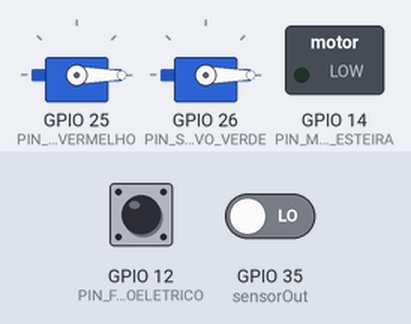
This sketch was run on a simulated ESP32. Parts: 2 × servo, switched loads named in the sketch (green lamp = pin HIGH). The inputs (shaded band) are chosen by the test bench; at power-on: GPIO 12 (PIN_FOTOELETRICO) HIGH, GPIO 35 (sensorOut) LOW. WiFi joins after 1.5 s; servers stay silent unless stated; pins used as bus, display or sensor lines are not drawn; what the sketch prints to the serial monitor is not drawn.

Above: at 2.7 s.
2.8 s: GPIO 12 (PIN_FOTOELETRICO) pulled LOW for 0.15 s
At 4.2 s:
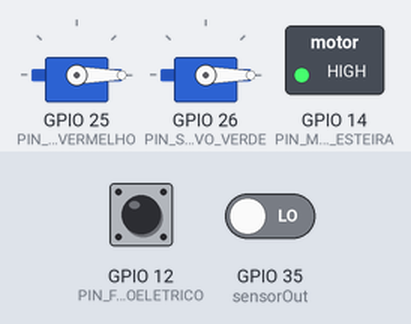
Timing chart, 0 to 16.6 s (numbered marks = the images above; inputs shaded):
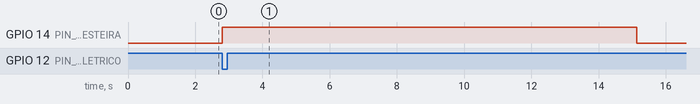

Measured:
- after the input at 2.8 s, GPIO 14 (PIN_MOTOR_ESTEIRA): LOW → HIGH at once, → LOW 12.3 s later

The sketch:

esteira.ino
```cpp
/*
 * =================================================================================
 * PROJETO: Automação de Esteira Seletora Industrial com ESP32
 * =================================================================================
 * Descrição:
 *  - Sensor fotoelétrico detecta a chegada da peça e liga o motor da esteira.
 *  - Temporizador de 10 segundos: se nenhuma peça passar pelo sensor fotoelétrico
 *    durante 10s, a esteira desliga automaticamente para economizar energia.
 *  - Sensor de Cor (TCS3200 / TCS34725 / Leitura de Cor) lê a cor da peça.
 *  - Braço Seletor (Servo Motores):
 *      - Peça VERMELHA: Aciona Servo 1 (gaveta/calha vermelha) e envia para o backend.
 *      - Peça VERDE:    Aciona Servo 2 (gaveta/calha verde) e envia para o backend.
 *      - Peça AZUL:     Passa direto sem acionar servos e envia para o backend.
 *  - Envio HTTP POST para a API Node.js/MySQL em tempo real.
 * =================================================================================
 */

#include <WiFi.h>
#include <HTTPClient.h>
#include <ESP32Servo.h>

// =================================================================================
// 1. CONFIGURAÇÕES DE REDE E SERVIDORES
// =================================================================================
const char* ssid     = "SEU_NOME_WIFI";
const char* password = "SUA_SENHA_WIFI";

// Importante: Substitua pelo IP da sua máquina na rede local (ex: 192.168.15.32)
// Não use "localhost" ou "127.0.0.1", use o IP IPv4 do seu PC (descubra com 'ipconfig' no terminal)
const char* serverUrl = "http://192.168.15.32:3000/peca/esp32";

// =================================================================================
// 2. DEFINIÇÃO DE PINOS DO ESP32
// =================================================================================
#define PIN_FOTOELETRICO  12 // Sensor fotoelétrico de entrada
#define PIN_MOTOR_ESTEIRA 14 // Relé ou Driver (L298N/MOSFET) que liga a esteira

// Servos da Seletora
#define PIN_SERVO_VERMELHO 25 // Servo 1: Peça Vermelha
#define PIN_SERVO_VERDE    26 // Servo 2: Peça Verde

// Pinos do Sensor de Cor TCS3200 (Caso utilize este modelo)
#define S0 32
#define S1 33
#define S2 27
#define S3 13
#define sensorOut 35

// Objetos Servo
Servo servoVermelho;
Servo servoVerde;

// Angles dos Servos (Graus)
const int SERVO_POS_REPOUSO = 0;   // Posição recolhida
const int SERVO_POS_EMPURRAR = 90; // Posição empurrando a peça

// =================================================================================
// 3. VARIÁVEIS DE CONTROLE DE TEMPO E ESTADO
// =================================================================================
unsigned long tempoUltimaPeca = 0;
const unsigned long TIMEOUT_ESTEIRA = 10000; // 10.000 ms = 10 segundos
bool esteiraLigada = false;

// Evitar leituras duplicadas seguidas da mesma peça
bool pecaNoSensorFoto = false;

// =================================================================================
// PROTÓTIPOS DAS FUNÇÕES
// =================================================================================
void conectarWiFi();
void verificarFotoeletrico();
void verificarTimeoutEsteira();
String identificarCorPeça();
void acionarSeletoraEEnviar(String cor);
void enviarParaBackend(String cor);

// =================================================================================
// SETUP (Configurações Iniciais)
// =================================================================================
void setup() {
  Serial.begin(115200);
  Serial.println("\n--- Iniciando Sistema da Esteira Seletora Industrial ---");

  // Configuração dos Pinos
  pinMode(PIN_FOTOELETRICO, INPUT_PULLUP); // Use INPUT ou INPUT_PULLUP conforme seu sensor
  pinMode(PIN_MOTOR_ESTEIRA, OUTPUT);
  digitalWrite(PIN_MOTOR_ESTEIRA, LOW); // Esteira começa desligada

  // Pinos do Sensor TCS3200
  pinMode(S0, OUTPUT);
  pinMode(S1, OUTPUT);
  pinMode(S2, OUTPUT);
  pinMode(S3, OUTPUT);
  pinMode(sensorOut, INPUT);

  // Frequência do Sensor TCS3200 em 20%
  digitalWrite(S0, HIGH);
  digitalWrite(S1, LOW);

  // Inicialização dos Servos
  ESP32PWM::allocateTimer(0);
  ESP32PWM::allocateTimer(1);
  servoVermelho.setPeriodHertz(50);
  servoVerde.setPeriodHertz(50);

  servoVermelho.attach(PIN_SERVO_VERMELHO, 500, 2400);
  servoVerde.attach(PIN_SERVO_VERDE, 500, 2400);

  // Posição Inicial dos Servos
  servoVermelho.write(SERVO_POS_REPOUSO);
  servoVerde.write(SERVO_POS_REPOUSO);

  // Conexão Wi-Fi
  conectarWiFi();
}

// =================================================================================
// LOOP PRINCIPAL
// =================================================================================
void loop() {
  // 1. Monitora o sensor fotoelétrico para ligar/manter a esteira ativa
  verificarFotoeletrico();

  // 2. Desliga a esteira se passarem 10 segundos sem nenhuma nova peça
  verificarTimeoutEsteira();

  // 3. Se a esteira estiver ligada, faz a leitura do sensor de cor
  if (esteiraLigada) {
    String cor = identificarCorPeça();
    if (cor != "NENHUMA") {
      acionarSeletoraEEnviar(cor);
    }
  }

  delay(50); // Pequena pausa para estabilidade do loop
}

// =================================================================================
// IMPLEMENTAÇÃO DAS FUNÇÕES
// =================================================================================

// Conecta o ESP32 ao Wi-Fi local
void conectarWiFi() {
  Serial.print("Conectando ao Wi-Fi ");
  Serial.print(ssid);
  WiFi.begin(ssid, password);

  int tentativas = 0;
  while (WiFi.status() != WL_CONNECTED && tentativas < 30) {
    delay(500);
    Serial.print(".");
    tentativas++;
  }

  if (WiFi.status() == WL_CONNECTED) {
    Serial.println("\n[Wi-Fi] Conectado com Sucesso!");
    Serial.print("[Wi-Fi] Endereço IP do ESP32: ");
    Serial.println(WiFi.localIP());
  } else {
    Serial.println("\n[Wi-Fi] Falha ao conectar no Wi-Fi. Verifique SSID e Senha.");
  }
}

// Verifica o sensor fotoelétrico de entrada
void verificarFotoeletrico() {
  // Ajuste digitalRead(PIN_FOTOELETRICO) == LOW ou HIGH dependendo se o seu sensor é NPN/PNP
  bool leitura = (digitalRead(PIN_FOTOELETRICO) == LOW);

  if (leitura && !pecaNoSensorFoto) {
    pecaNoSensorFoto = true;
    tempoUltimaPeca = millis(); // Reseta a contagem dos 10 segundos

    if (!esteiraLigada) {
      esteiraLigada = true;
      digitalWrite(PIN_MOTOR_ESTEIRA, HIGH); // Liga o motor da esteira
      Serial.println("\n[ESTEIRA] Peça detectada no fotoelétrico! Esteira LIGADA.");
    } else {
      Serial.println("[ESTEIRA] Nova peça detectada! Temporizador de 10s REINICIADO.");
    }
  } else if (!leitura && pecaNoSensorFoto) {
    pecaNoSensorFoto = false;
  }
}

// Verifica se já se passaram 10 segundos sem peça no sensor fotoelétrico
void verificarTimeoutEsteira() {
  if (esteiraLigada && (millis() - tempoUltimaPeca >= TIMEOUT_ESTEIRA)) {
    esteiraLigada = false;
    digitalWrite(PIN_MOTOR_ESTEIRA, LOW); // Desliga o motor da esteira
    Serial.println("\n[ESTEIRA] Nenhuma peça passou nos últimos 10 segundos. Esteira DESLIGADA.");
  }
}

// Realiza a leitura dos valores RGB do TCS3200 e identifica a cor
String identificarCorPeça() {
  // Leitura Canal Vermelho (Red)
  digitalWrite(S2, LOW);
  digitalWrite(S3, LOW);
  int red = pulseIn(sensorOut, LOW);
  delay(10);

  // Leitura Canal Verde (Green)
  digitalWrite(S2, HIGH);
  digitalWrite(S3, HIGH);
  int green = pulseIn(sensorOut, LOW);
  delay(10);

  // Leitura Canal Azul (Blue)
  digitalWrite(S2, LOW);
  digitalWrite(S3, HIGH);
  int blue = pulseIn(sensorOut, LOW);
  delay(10);

  /*
   * NOTA DE CALIBRAÇÃO:
   * Os valores abaixo são exemplos de frequências lidas pelo sensor TCS3200.
   * Você deve calibrar esses valores no seu ambiente físico abrindo o Serial Monitor!
   */
  if (red > 0 && red < 80 && green > 100 && blue > 80) {
    return "Vermelho";
  } else if (green > 0 && green < 90 && red > 90 && blue > 90) {
    return "Verde";
  } else if (blue > 0 && blue < 80 && red > 80 && green > 80) {
    return "Azul";
  }

  return "NENHUMA"; // Nenhuma cor válida identificada neste momento
}

// Aciona o braço seletor apropriado e envia o evento ao backend
void acionarSeletoraEEnviar(String cor) {
  Serial.print("[SELETORA] Processando peça de cor: ");
  Serial.println(cor);

  if (cor == "Vermelho") {
    // Aciona Servo 1 (Vermelho)
    servoVermelho.write(SERVO_POS_EMPURRAR);
    delay(800); // Tempo para empurrar a peça
    servoVermelho.write(SERVO_POS_REPOUSO);
  } else if (cor == "Verde") {
    // Aciona Servo 2 (Verde)
    servoVerde.write(SERVO_POS_EMPURRAR);
    delay(800); // Tempo para empurrar a peça
    servoVerde.write(SERVO_POS_REPOUSO);
  } else if (cor == "Azul") {
    // Peça Azul passa direto! Nenhum servo é acionado.
    Serial.println("[SELETORA] Peça azul identificada. Passando direto!");
    delay(500);
  }

  // Envia a contagem/registro para a API Node.js / MySQL
  enviarParaBackend(cor);

  // Pequeno delay para evitar repetição acidental na mesma peça
  delay(1500);
}

// Envia a requisição HTTP POST para a API Node.js
void enviarParaBackend(String cor) {
  if (WiFi.status() == WL_CONNECTED) {
    HTTPClient http;

    http.begin(serverUrl);
    http.addHeader("Content-Type", "application/json");

    // Monta o JSON para o endpoint POST /peca/esp32
    String jsonBody = "{\"cor\":\"" + cor + "\",\"nome\":\"Bloco " + cor + "\",\"tipo\":\"Caixa\",\"quantidade\":1}";

    Serial.print("[HTTP] Enviando requisição para: ");
    Serial.println(serverUrl);
    Serial.print("[HTTP] Payload: ");
    Serial.println(jsonBody);

    int httpCode = http.POST(jsonBody);

    if (httpCode > 0) {
      String payload = http.getString();
      Serial.printf("[HTTP] Sucesso! Código HTTP: %d\n", httpCode);
      Serial.println("[HTTP] Resposta do Servidor: " + payload);
    } else {
      Serial.printf("[HTTP] Erro no envio POST. Código: %s\n", http.errorToString(httpCode).c_str());
    }

    http.end(); // Fecha a conexão HTTP
  } else {
    Serial.println("[HTTP] Erro: Conexão Wi-Fi perdida!");
    conectarWiFi(); // Tenta reconectar se a rede cair
  }
}
```
